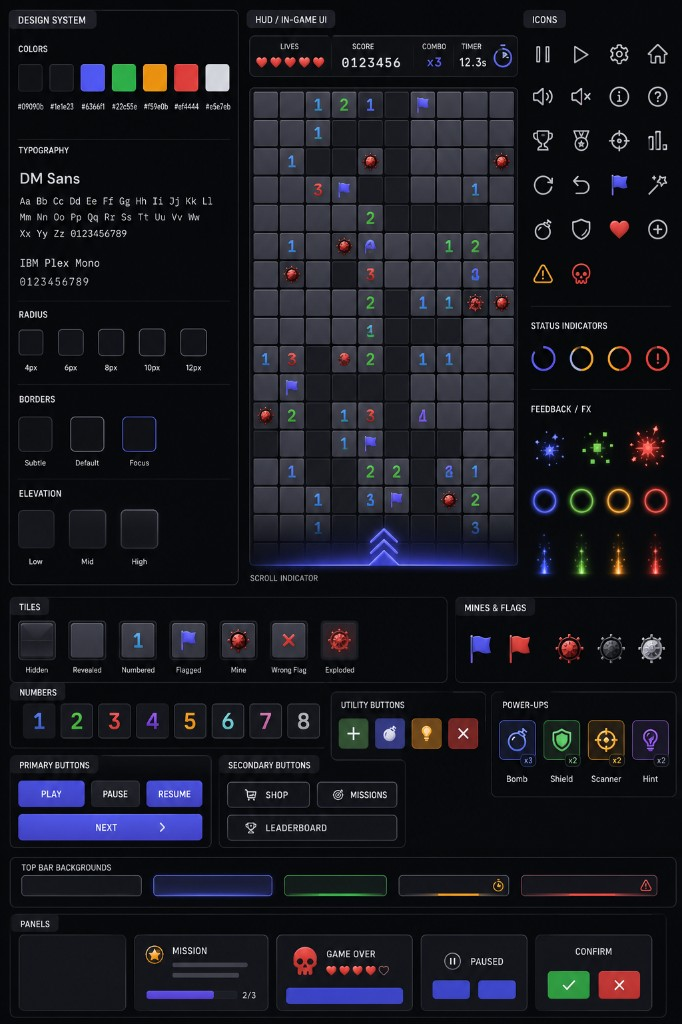
#> input picture docs/design-assets/reference/design-system-sheet-brief-v1.png, 682 x 1024 px
$ python slice-brief-hud.py
#> lines starting #> are read from the running program, lines starting #| are printed output that depends on the picture; after the words box and inside, x2 and y2 are one past the last pixel; in counts of white or black regions, pixels touching at a corner belong together
#!/usr/bin/env python3
"""Slice HUD icons from design-system-sheet-brief-v1.png (4×6 icon grid)."""

from __future__ import annotations

from pathlib import Path

import numpy as np
from PIL import Image, ImageDraw, ImageFilter

ROOT = Path(__file__).resolve().parents[1]
BRIEF = ROOT / 'docs/design-assets/reference/design-system-sheet-brief-v1.png'
OUT_ICONS = ROOT / 'game/public/assets/hud/icons'
OUT_HEARTS = ROOT / 'game/public/assets/hud'
ICON_SIZE = 32

# 682×1024 brief sheet — right-side icon grid
GRID = dict(x0=468, y0=28, x1=668, y1=330, cols=4, rows=6, pad=6)
ICON_NAMES = [
    'play', 'pause', 'settings', 'home',
    'volume-on', 'volume-off', 'info', 'help',
    'trophy', 'medal', 'target', 'stats',
    'refresh', 'undo', 'flag', 'wand',
    'timer', 'shield', 'heart', 'plus',
    'warning', 'skull', 'icon-extra-1', 'icon-extra-2',
]


def is_bg(r: int, g: int, b: int, a: int = 255) -> bool:
    return a < 10 or (r > 235 and g > 235 and b > 235)


def trim_transparent(img: Image.Image, pad: int = 2) -> Image.Image:
    arr = np.array(img.convert('RGBA'))
    mask = arr[:, :, 3] > 16
    ys, xs = np.where(mask)
    if len(xs) == 0:
        return img
    x0, y0 = max(0, int(xs.min()) - pad), max(0, int(ys.min()) - pad)
    x1, y1 = min(arr.shape[1], int(xs.max()) + pad + 1), min(arr.shape[0], int(ys.max()) + pad + 1)
    return img.crop((x0, y0, x1, y1))


def center_icon(img: Image.Image, size: int = ICON_SIZE) -> Image.Image:
    trimmed = trim_transparent(img)
    canvas = Image.new('RGBA', (size, size), (0, 0, 0, 0))
    tw, th = trimmed.size
    scale = min((size - 4) / tw, (size - 4) / th)
    nw, nh = max(1, int(tw * scale)), max(1, int(th * scale))
    fitted = trimmed.resize((nw, nh), Image.Resampling.LANCZOS)
    canvas.paste(fitted, ((size - nw) // 2, (size - nh) // 2), fitted)
    return canvas


def slice_hearts_from_brief(img: Image.Image, size: int = ICON_SIZE) -> tuple[Image.Image, Image.Image]:
    """Extract 3D red heart from brief ICONS row; derive empty outline from its alpha."""
    region = img.crop((555, 185, 625, 250))
    arr = np.array(region.convert('RGBA'))
    mask = (
        (arr[:, :, 0].astype(int) - np.maximum(arr[:, :, 1], arr[:, :, 2]) > 25)
        & (arr[:, :, 0] > 140)
        & (arr[:, :, 3] > 128)
    )
    ys, xs = np.where(mask)
    if len(xs) == 0:
        raise RuntimeError('red heart not found in brief sheet')

    heart = region.crop((
        max(0, int(xs.min()) - 1),
        max(0, int(ys.min()) - 1),
        min(region.size[0], int(xs.max()) + 2),
        min(region.size[1], int(ys.max()) + 2),
    ))
    ha = np.array(heart.convert('RGBA'))
    for y in range(ha.shape[0]):
        for x in range(ha.shape[1]):
            r, g, b, a = ha[y, x]
            if a < 10 or (r > 235 and g > 235 and b > 235):
                ha[y, x, 3] = 0
    heart_full = center_icon(Image.fromarray(ha), size)

    alpha = np.array(heart_full.convert('RGBA'))[:, :, 3]
    h, w = alpha.shape
    edge = np.zeros((h, w), bool)
    for y in range(1, h - 1):
        for x in range(1, w - 1):
            if alpha[y, x] < 20:
                continue
            patch = alpha[y - 1 : y + 2, x - 1 : x + 2]
            if patch.min() < alpha[y, x] - 30:
                edge[y, x] = True
    edge_img = Image.fromarray((edge * 255).astype(np.uint8)).filter(ImageFilter.MaxFilter(3))
    ea = np.array(edge_img) > 0
    empty = np.zeros((h, w, 4), dtype=np.uint8)
    empty[ea] = (100, 100, 110, 210)
    inner = (alpha > 40) & (alpha < 180)
    empty[inner] = (70, 70, 78, 70)
    heart_empty = center_icon(Image.fromarray(empty), size)
    return heart_full, heart_empty


def make_scroll_up_icon(size: int = ICON_SIZE) -> Image.Image:
    """Up chevron for Space scroll button (matches brief mock)."""
    img = Image.new('RGBA', (size, size), (0, 0, 0, 0))
    d = ImageDraw.Draw(img)
    cx, cy = size // 2, size // 2 + 1
    color = (228, 228, 231)
    d.polygon([(cx, cy - 8), (cx - 9, cy + 4), (cx + 9, cy + 4)], fill=color)
    d.polygon([(cx, cy - 2), (cx - 9, cy + 10), (cx + 9, cy + 10)], fill=color)
    return img


def slice_grid(img: Image.Image) -> dict[str, Image.Image]:
    g = GRID
    rw, rh = g['x1'] - g['x0'], g['y1'] - g['y0']
    cw, ch = rw / g['cols'], rh / g['rows']
    tiles: dict[str, Image.Image] = {}
    for r in range(g['rows']):
        for c in range(g['cols']):
            idx = r * g['cols'] + c
            name = ICON_NAMES[idx]
            cx0 = int(g['x0'] + c * cw + g['pad'])
            cx1 = int(g['x0'] + (c + 1) * cw - g['pad'])
            cy0 = int(g['y0'] + r * ch + g['pad'])
            cy1 = int(g['y0'] + (r + 1) * ch - g['pad'])
            crop = img.crop((cx0, cy0, cx1, cy1))
            data = crop.convert('RGBA')
            px = data.load()
            cw2, ch2 = data.size
            for yy in range(ch2):
                for xx in range(cw2):
                    r0, g0, b0, a0 = px[xx, yy]
                    if is_bg(r0, g0, b0, a0):
                        px[xx, yy] = (r0, g0, b0, 0)
            tiles[name] = center_icon(data)
    return tiles


def main() -> None:
    if not BRIEF.exists():
        raise SystemExit(f'missing brief sheet: {BRIEF}')

    img = Image.open(BRIEF).convert('RGBA')
    OUT_ICONS.mkdir(parents=True, exist_ok=True)
    tiles = slice_grid(img)
#> the loop in slice_grid, `for r in range(g['rows']):` made 6 passes
#> after the loop in slice_grid, `for r in range(g['rows']):`:
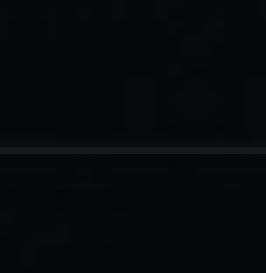
#> data: PIL image 38x39 RGBA (shown 7 times larger); mean R, G, B, A 7.6, 8.6, 12.6, 255
#> after the loop in slice_grid, `for r in range(g['rows']):`: tiles = 24 items
#> tiles = 24 items

    for name, icon in sorted(tiles.items()):
        path = OUT_ICONS / f'{name}.png'
        icon.save(path, optimize=True)
        print('wrote', path.relative_to(ROOT))
#> this loop made 24 passes
#> name on passes 1 to 12: 'flag', 'heart', 'help', 'home', 'icon-extra-1', 'icon-extra-2', 'info', 'medal', 'pause', 'play', 'plus', 'refresh'
#| wrote game/public/assets/hud/icons/flag.png
#| wrote game/public/assets/hud/icons/heart.png
#| wrote game/public/assets/hud/icons/help.png
#| wrote game/public/assets/hud/icons/home.png
#| wrote game/public/assets/hud/icons/icon-extra-1.png
#| wrote game/public/assets/hud/icons/icon-extra-2.png
#| wrote game/public/assets/hud/icons/info.png
#| wrote game/public/assets/hud/icons/medal.png
#> (further printed lines are left out)
#> pass 1, in main, `icon.save(path, optimize=True)`:
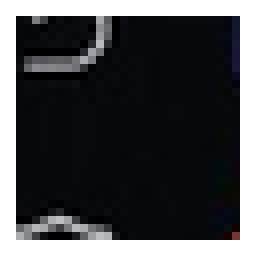
#> saved as flag.png: PIL image 32x32 RGBA (shown 8 times larger); mean R, G, B, A 11.6, 12.3, 15.4, 195.2; transparent parts drawn white

    heart_full, heart_empty = slice_hearts_from_brief(img)
#> in slice_hearts_from_brief, `region = img.crop((555, 185, 625, 250))`:
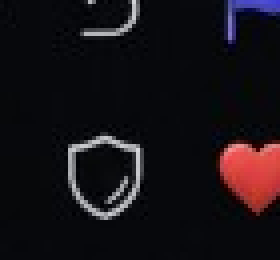
#> region: PIL image 70x65 RGBA (shown 4 times larger); mean R, G, B, A 22.3, 17.1, 21.7, 255
#> in slice_hearts_from_brief, `mask = ( (arr[:, :, 0].astype(int) - np.maximum(arr[:, :, 1], arr[:, :..`:
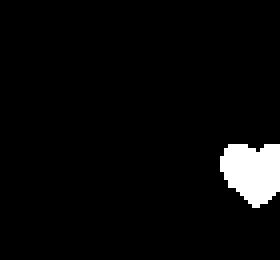
#> mask: shape (65, 70) bool (shown 4 times larger); 4% white; 1 white region, box (x1, y1, x2, y2) and area: (55, 36, 70, 52) 184
#> in slice_hearts_from_brief, `ys, xs = np.where(mask)`: ys = 184 values from 36 to 51; xs = 184 values, max 69 at index 8, min 55 at index 36, mean 62.68
#> in slice_hearts_from_brief, `heart = region.crop(( max(0, int(xs.min()) - 1), max(0, int(ys.min()) ..`:
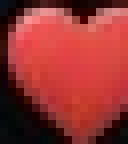
#> heart: PIL image 16x18 RGBA (shown 8 times larger); mean R, G, B, A 148.6, 52.3, 49.9, 255
#> in slice_hearts_from_brief, `alpha = np.array(heart_full.convert('RGBA'))[:, :, 3]`: alpha: shape (32, 32); 65.6% white; 1 black region, box (x1, y1, x2, y2) and area: (0, 0, 32, 32) 352
#> after the loop in slice_hearts_from_brief, `for y in range(1, h - 1):`: edge: shape (32, 32) bool; 9.8% white in thin lines or dots, all inside (x1, y1, x2, y2) = (4, 2, 28, 30)
#> in slice_hearts_from_brief, `edge_img = Image.fromarray((edge * 255).astype(np.uint8)).filter(Image..`: edge_img: PIL image 32x32 L; 29.3% white; 1 white region, box (x1, y1, x2, y2) and area: (3, 1, 29, 31) 300
#> in slice_hearts_from_brief, `inner = (alpha > 40) & (alpha < 180)`: inner: shape (32, 32) bool; every value is 0
#> in center_icon (call 26), `fitted = trimmed.resize((nw, nh), Image.Resampling.LANCZOS)`:
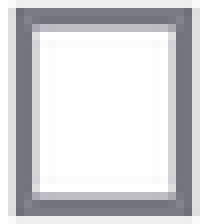
#> fitted: PIL image 26x28 RGBA (shown 8 times larger); mean R, G, B, A 55.8, 55.8, 61.2, 68.3; transparent parts drawn white
    heart_full.save(OUT_HEARTS / 'heart-full.png', optimize=True)
    heart_empty.save(OUT_HEARTS / 'heart-empty.png', optimize=True)
    heart_full.save(OUT_ICONS / 'heart.png', optimize=True)
    tiles['heart'] = heart_full
    make_scroll_up_icon().save(OUT_ICONS / 'scroll-up.png', optimize=True)
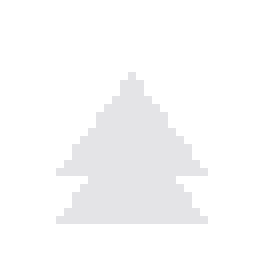
#> saved as scroll-up.png: PIL image 32x32 RGBA (shown 8 times larger); mean R, G, B, A 48.3, 48.3, 49, 54; transparent parts drawn white
    print('wrote', (OUT_ICONS / 'scroll-up.png').relative_to(ROOT))
#| wrote game/public/assets/hud/icons/scroll-up.png
    doc_hud = ROOT / 'docs/design-assets/hud'
    doc_hud.mkdir(parents=True, exist_ok=True)
    heart_full.save(doc_hud / 'heart-full.png', optimize=True)
    heart_empty.save(doc_hud / 'heart-empty.png', optimize=True)
    print('done', len(tiles), 'icons + 2 hearts')
#| done 24 icons + 2 hearts


if __name__ == '__main__':
    main()
